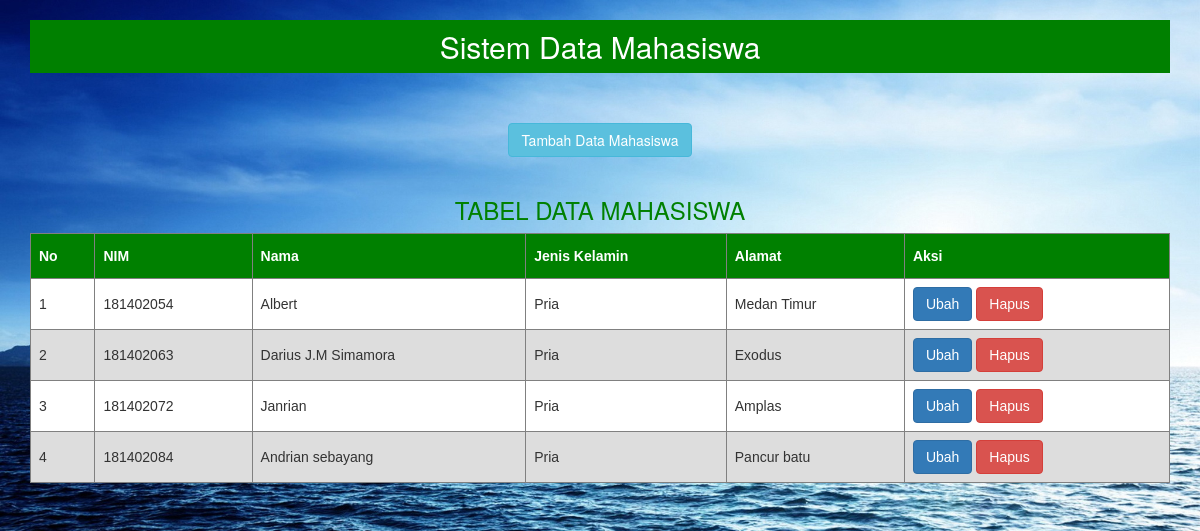
The page / on the database its author committed.
### tables this page shows
CREATE TABLE `data` (
  `nip` int(12) NOT NULL,
  `nama` varchar(50) NOT NULL,
  `jenis_kelamin` varchar(50) NOT NULL,
  `alamat` varchar(50) NOT NULL
);

### application/controllers/masuk.php (called while the page is built, shortened)
<?php
class Masuk extends CI_Controller{
	public function index(){
		$data['data'] = $this->model_data->tampil_data()->result();
		$this->load->view('masuk_view',$data);
	}
}

### index.php (called while the page is built, shortened)
<?php
require_once BASEPATH.'core/CodeIgniter.php';

### application/models/model_data.php (called while the page is built, shortened)
<?php
class Model_data extends CI_Model {
	public function tampil_data()
	{
		$data=$this->db->get("data");
		return $data;
	}
}
?>

### application/views/masuk_view.php (the view, shortened to what this page needs)
<!DOCTYPE html>
<html>
<head>
	<link rel="stylesheet" type="text/css" href="<?php echo base_url(); ?>/assets/css/bootstrap.min.css">
	<link rel="stylesheet" type="text/css" href="<?php echo base_url(); ?>/assets/css/gaya.css">
	<link rel="stylesheet" type="text/css" href="<?php echo base_url(); ?>/assets/css/signup-form.css">
</head>
<body >
	<div class="container">
			<h2 class="jdlatas" align="center">Sistem Data Mahasiswa</h2><br>
	<center>
<br>
<a href="<?php echo site_url('masuk/tambah'); ?>" class="btn btn-info">Tambah Data Mahasiswa</a>
<br>
<br>
	<h3>TABEL DATA MAHASISWA</h3>
	<table id="customers" >
		<tr>
			<th>No</th>
			<th>NIM</th>
			<th>Nama</th>
			<th>Jenis Kelamin</th>
			<th>Alamat</th>
			<th>Aksi</th>
		</tr>
	<?php
	$no=1;
	foreach($data as $u){
	?>
	<tr>
		<td><?php echo $no++ ?></td>
		<td><?php echo $u->nip ?></td>
		<td><?php echo $u->nama ?></td>
		<td><?php echo $u->jenis_kelamin ?></td>
		<td><?php echo $u->alamat ?></td>
		<td>
			<a href="<?php echo site_url('masuk/edit/').$u->nip; ?>" class="btn btn-primary">Ubah</a>
			<a href="<?php echo site_url('masuk/hapus/').$u->nip; ?>" class="btn btn-danger">Hapus</a>
        </td>
	</tr>
	<?php }?>
	</table>
	<br>
	</center>
</div>
</body>
</html>

### assets/css/gaya.css (style rules this page uses)
body { background: no-repeat center center fixed; background: url(img.jpg); -webkit-background-size: cover; -moz-background-size: cover; -o-background-size: cover; background-size: cover; overflow: hidden; }
.jdlatas { background-color: green; padding:10px; color: white; }
#customers { font-family: "Trebuchet MS", Arial, Helvetica, sans-serif; border-collapse: collapse; width: 100%; }
#customers td, #customers th { border: 1px solid #808080; padding: 8px; }
#customers tr:nth-child(even) { background-color: white; }
#customers tr, #customer td:hover { background-color: #ddd; }
#customers th { padding-top: 12px; padding-bottom: 12px; text-align: left; background-color: green; color: white; }
h2 { color:red; }
h3 { color:green; }

### assets/css/signup-form.css (style rules this page uses)
body { background-color:#f9f9f9; }

### rows shown on the page
data: nip "181402054", nama "Albert", jenis_kelamin "Pria", alamat "Medan Timur"
data: nip "181402063", nama "Darius J.M Simamora", jenis_kelamin "Pria", alamat "Exodus"
data: nip "181402072", nama "Janrian", jenis_kelamin "Pria", alamat "Amplas"
data: nip "181402084", nama "Andrian sebayang", jenis_kelamin "Pria", alamat "Pancur batu"
